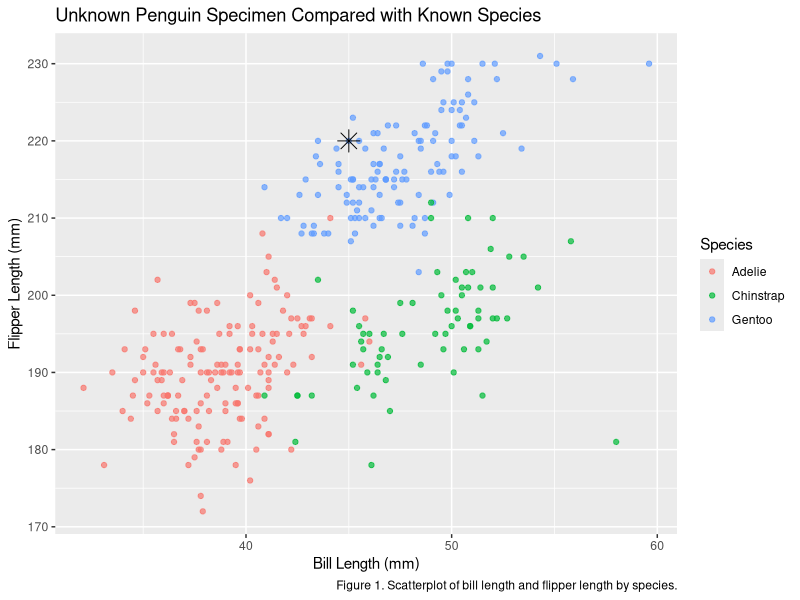

The R script that drew this image:
## ---- chunk 1

install.packages("tinytex")

knitr::opts_chunk$set(
  echo = FALSE,
  warning = FALSE,
  message = FALSE
)

library(palmerpenguins)
library(tidyverse)
library(nnet)

data("penguins")
## ---- chunk 2
penguins_clean <- penguins %>%
  drop_na(species, bill_length_mm, flipper_length_mm)
## ---- chunk 3
penguins_clean %>%
  group_by(species) %>%
  summarise(
    n = n(),
    mean_bill = mean(bill_length_mm),
    mean_flipper = mean(flipper_length_mm),
    sd_bill = sd(bill_length_mm),
    sd_flipper = sd(flipper_length_mm)
  )

new_specimen <- tibble(
  bill_length_mm = 45,
  flipper_length_mm = 220
)

ggplot(penguins_clean, aes(x = bill_length_mm, y = flipper_length_mm, color = species)) +
  geom_point(alpha = 0.7) +
  geom_point(data = new_specimen,
             aes(x = bill_length_mm, y = flipper_length_mm),
             color = "black", size = 5, shape = 8) +
  labs(
    title = "Unknown Penguin Specimen Compared with Known Species",
    caption = "Figure 1. Scatterplot of bill length and flipper length by species.",
    x = "Bill Length (mm)",
    y = "Flipper Length (mm)",
    color = "Species"
  )
## ---- chunk 4
model <- multinom(
  species ~ bill_length_mm + flipper_length_mm,
  data = penguins_clean
)

prediction <- predict(model, newdata = new_specimen)
prediction

probabilities <- predict(model, newdata = new_specimen, type = "probs")
probabilities
## ---- chunk 5
probabilities <- predict(
  model,
  newdata = new_specimen,
  type = "probs"
)

probabilities
